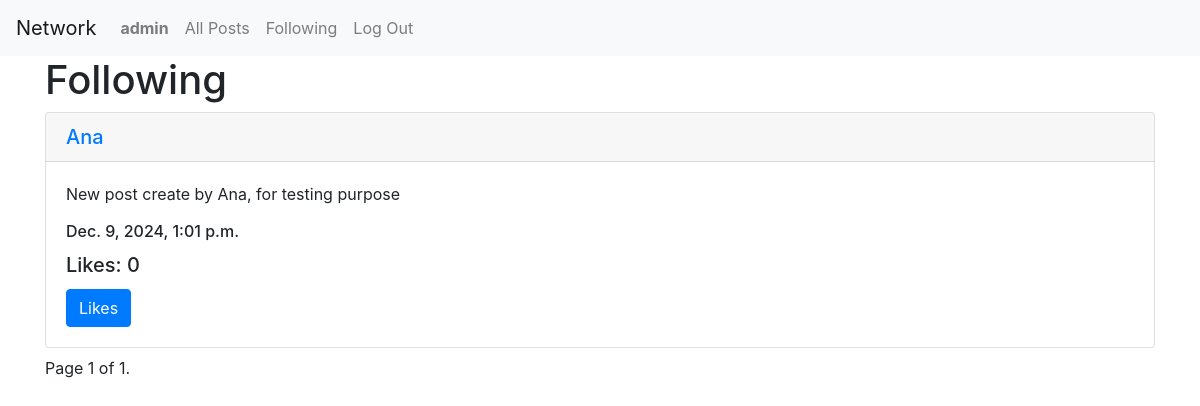
The app's page /following (signed in), older data.
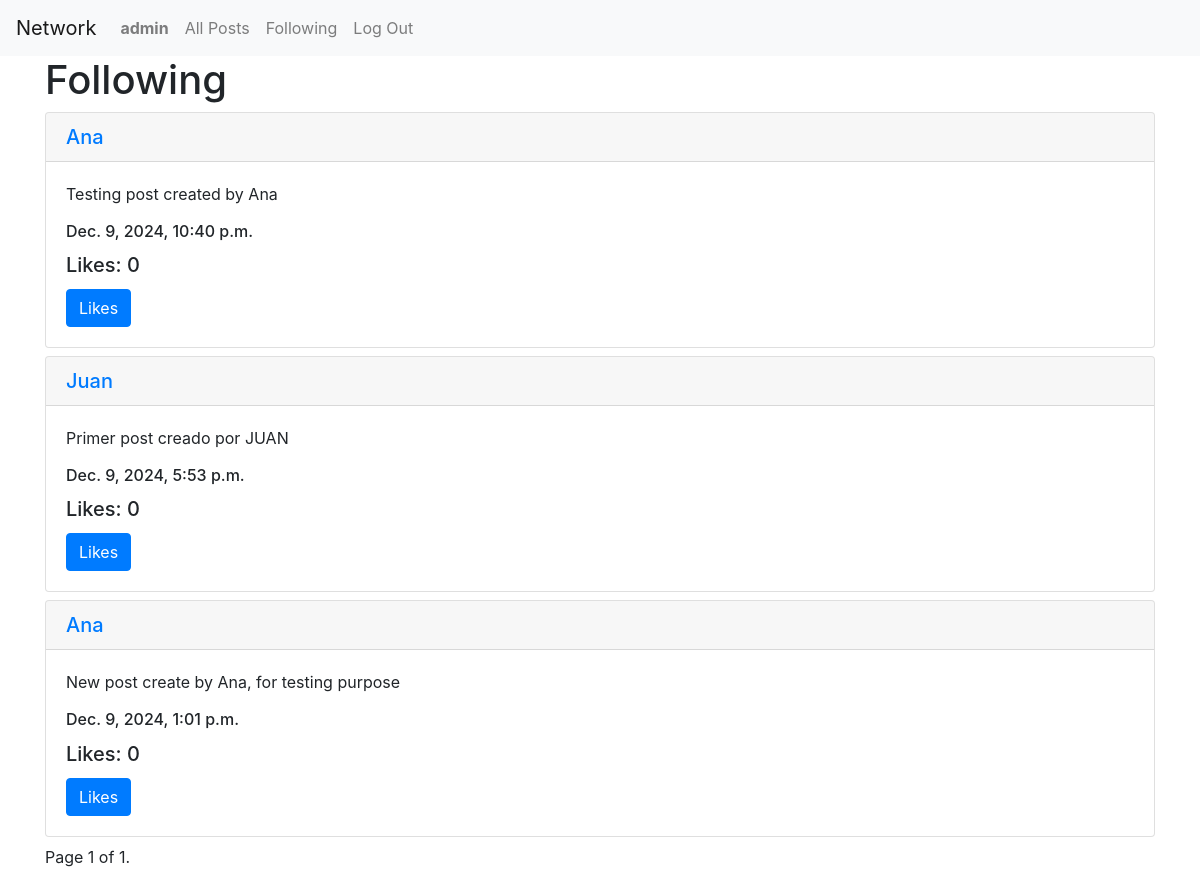
The same page, newer data.
### network/models.py (models this page shows, shortened)
class Post(models.Model):
    user = models.ForeignKey(User, on_delete=models.CASCADE, related_name="posts")
    content = models.TextField()
    timestamp = models.DateTimeField(default=now)
    likes = models.ManyToManyField(User, related_name="liked_posts", blank=True)
    def like_count(self):
        return self.likes.count()

class User(AbstractUser):
    pass

### network/views.py (the view)
# urls.py: path("following", views.following, name="following"),
@login_required
def following(request):
    user = User.objects.get(username=request.user.username)
    following_users = user.following.values_list('followed', flat=True)
    posts = Post.objects.filter(user__id__in=following_users).order_by("-timestamp")
    paginator = Paginator(posts, 10)
    page_number = request.GET.get("page")
    list_posts = paginator.get_page(page_number)
    return render(request, "network/following.html", {
        "posts": list_posts,
    })

### network/templates/network/following.html (shortened to what this page needs)
{% extends "network/layout.html" %}
{% block body %}
    <div  class="container">
    <h1>Following</h1>
    <div id="posts-container">
      {% for post in posts %}
      <div class="card my-2">
        <a href="{% url 'profile_page' post.user.username %}">
          <h5 class="card-header">{{post.user.username}}</h5>
        </a>
        <div class="card-body">
            <p class="card-text">{{post.content}}</p>
            <h6 class="card-title">{{post.timestamp}}</h6>
          <h5 class="card-title">Likes: {{post.like_count}}</h5>
          <button class="btn btn-primary">Likes</button>
        </div>
      </div>
      {% endfor %}
      <div class="pagination">
        <span class="step-links">
            <span class="current">
                Page {{ posts.number }} of {{ posts.paginator.num_pages }}.
            </span>
        </span>
    </div>
    </div>
    </div>
{% endblock %}

Row changes from the older to the newer data that the page shows:
added Post: user.username "Ana", content "Testing post created by Ana", timestamp "Dec. 9, 2024, 10:40 p.m.", like_count "0"
now on this page (row unchanged): Post: user.username "Juan", content "Primer post creado por JUAN", timestamp "Dec. 9, 2024, 5:53 p.m.", like_count "0"
